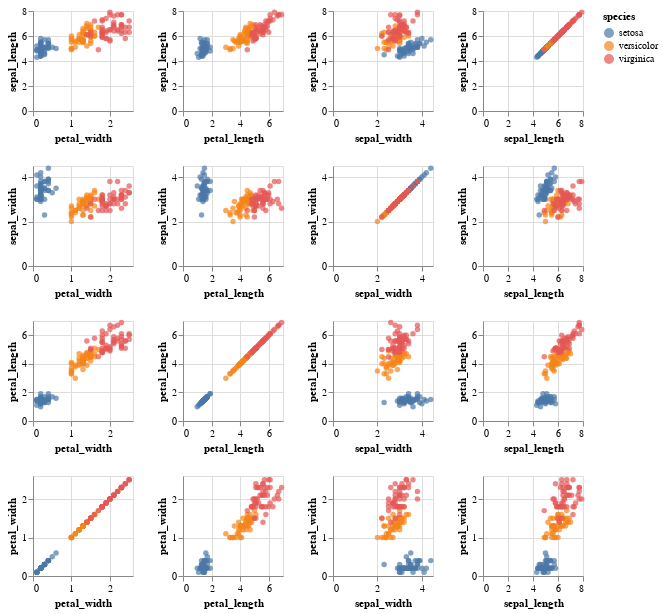

The cell this chart's notebook holds for it:
### Code cell
chart

### Figure 1 — Vega-Lite specification as saved in the notebook (floating-point values rounded to 4 significant figures; data arrays with more than 128 entries replaced by an {"elided": "..."} marker saying what was removed)
{"config": {"view": {"continuousWidth": 400, "continuousHeight": 300}}, "repeat": {"column": ["petal_width", "petal_length", "sepal_width", "sepal_length"], "row": ["sepal_length", "sepal_width", "petal_length", "petal_width"]}, "spec": {"data": {"name": "data-a4bd480ea976f54878a155ce12ba18ce"}, "mark": "circle", "encoding": {"color": {"field": "species", "type": "nominal"}, "x": {"field": {"repeat": "column"}, "type": "quantitative"}, "y": {"field": {"repeat": "row"}, "type": "quantitative"}}, "height": 100, "width": 100}, "$schema": "https://vega.github.io/schema/vega-lite/v4.17.0.json", "datasets": {"data-a4bd480ea976f54878a155ce12ba18ce": {"elided": "150 records"}}}
